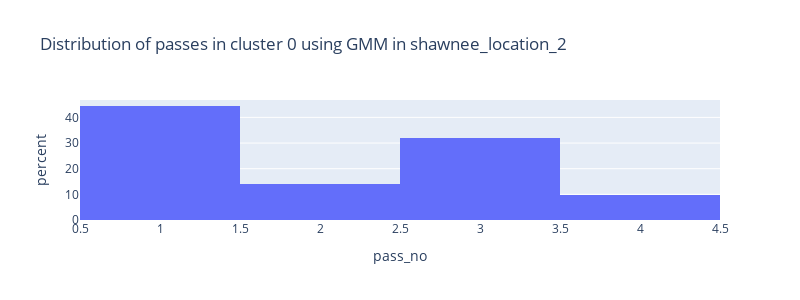
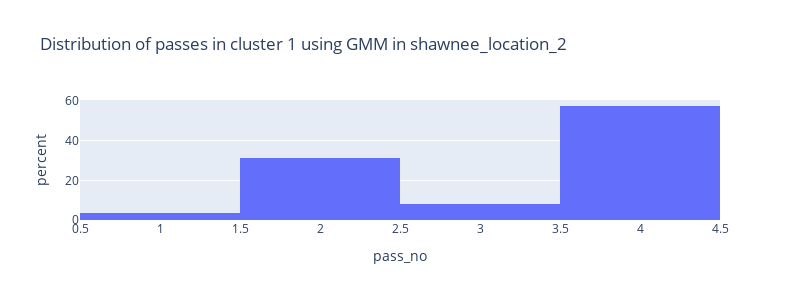
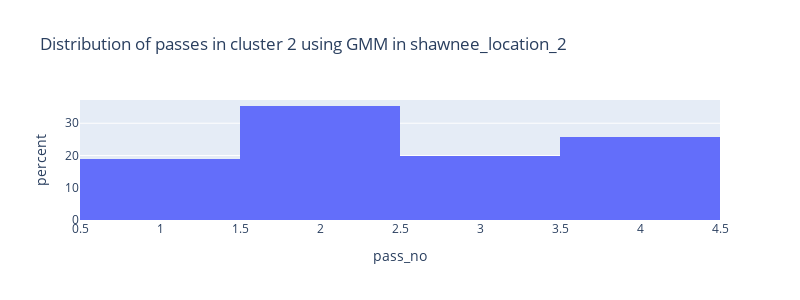

Notebook cell for these charts, in order:
### Code cell
passes=np.sort(to_plot.cluster.unique())

nbins=len(passes)

for i in range(nbins):

    title=f"Distribution of passes in cluster {i} using {model_name} in {location_name}"
    
    fig = px.histogram(to_plot[to_plot["cluster"]==passes[i]], 
                       x="pass_no",
                       histnorm='percent',
                       nbins=nbins,
                       title=title,
                       width=800,
                       height=300
                      )
#     fig.write_image(folder_location/model_name/title/f"_field_pass{passes[i]}.png")
    fig.show()

### Figure 1 — Plotly figure (JSON) as saved in the notebook; plotly's stock layout.template omitted (floating-point values rounded to 4 significant figures; data arrays with more than 128 entries replaced by an {"elided": "..."} marker saying what was removed)
{"data": [{"alignmentgroup": "True", "bingroup": "x", "histnorm": "percent", "hovertemplate": "pass_no=%{x}<br>percent=%{y}<extra></extra>", "legendgroup": "", "marker": {"color": "#636efa", "pattern": {"shape": ""}}, "name": "", "nbinsx": 5, "offsetgroup": "", "orientation": "v", "showlegend": false, "type": "histogram", "x": {"elided": "387 int values"}, "xaxis": "x", "yaxis": "y"}], "layout": {"barmode": "relative", "height": 300, "legend": {"tracegroupgap": 0}, "title": {"text": "Distribution of passes in cluster 0 using GMM in shawnee_location_2"}, "width": 800, "xaxis": {"anchor": "y", "domain": [0, 1], "title": {"text": "pass_no"}}, "yaxis": {"anchor": "x", "domain": [0, 1], "title": {"text": "percent"}}}}

### Figure 2 — Plotly figure (JSON) as saved in the notebook; plotly's stock layout.template omitted (floating-point values rounded to 4 significant figures)
{"data": [{"alignmentgroup": "True", "bingroup": "x", "histnorm": "percent", "hovertemplate": "pass_no=%{x}<br>percent=%{y}<extra></extra>", "legendgroup": "", "marker": {"color": "#636efa", "pattern": {"shape": ""}}, "name": "", "nbinsx": 5, "offsetgroup": "", "orientation": "v", "showlegend": false, "type": "histogram", "x": [1, 1, 1, 2, 2, 2, 2, 2, 2, 2, 2, 2, 2, 2, 2, 2, 2, 2, 2, 2, 2, 2, 2, 2, 2, 2, 2, 2, 2, 2, 3, 3, 3, 3, 3, 3, 3, 4, 4, 4, 4, 4, 4, 4, 4, 4, 4, 4, 4, 4, 4, 4, 4, 4, 4, 4, 4, 4, 4, 4, 4, 4, 4, 4, 4, 4, 4, 4, 4, 4, 4, 4, 4, 4, 4, 4, 4, 4, 4, 4, 4, 4, 4, 4, 4, 4, 4], "xaxis": "x", "yaxis": "y"}], "layout": {"barmode": "relative", "height": 300, "legend": {"tracegroupgap": 0}, "title": {"text": "Distribution of passes in cluster 1 using GMM in shawnee_location_2"}, "width": 800, "xaxis": {"anchor": "y", "domain": [0, 1], "title": {"text": "pass_no"}}, "yaxis": {"anchor": "x", "domain": [0, 1], "title": {"text": "percent"}}}}

### Figure 3 — Plotly figure (JSON) as saved in the notebook; plotly's stock layout.template omitted (floating-point values rounded to 4 significant figures)
{"data": [{"alignmentgroup": "True", "bingroup": "x", "histnorm": "percent", "hovertemplate": "pass_no=%{x}<br>percent=%{y}<extra></extra>", "legendgroup": "", "marker": {"color": "#636efa", "pattern": {"shape": ""}}, "name": "", "nbinsx": 5, "offsetgroup": "", "orientation": "v", "showlegend": false, "type": "histogram", "x": [1, 1, 1, 1, 1, 1, 1, 1, 1, 1, 1, 1, 1, 1, 1, 1, 1, 1, 1, 1, 1, 1, 2, 2, 2, 2, 2, 2, 2, 2, 2, 2, 2, 2, 2, 2, 2, 2, 2, 2, 2, 2, 2, 2, 2, 2, 2, 2, 2, 2, 2, 2, 2, 2, 2, 2, 2, 2, 2, 2, 2, 2, 2, 3, 3, 3, 3, 3, 3, 3, 3, 3, 3, 3, 3, 3, 3, 3, 3, 3, 3, 3, 3, 3, 3, 3, 4, 4, 4, 4, 4, 4, 4, 4, 4, 4, 4, 4, 4, 4, 4, 4, 4, 4, 4, 4, 4, 4, 4, 4, 4, 4, 4, 4, 4, 4], "xaxis": "x", "yaxis": "y"}], "layout": {"barmode": "relative", "height": 300, "legend": {"tracegroupgap": 0}, "title": {"text": "Distribution of passes in cluster 2 using GMM in shawnee_location_2"}, "width": 800, "xaxis": {"anchor": "y", "domain": [0, 1], "title": {"text": "pass_no"}}, "yaxis": {"anchor": "x", "domain": [0, 1], "title": {"text": "percent"}}}}
